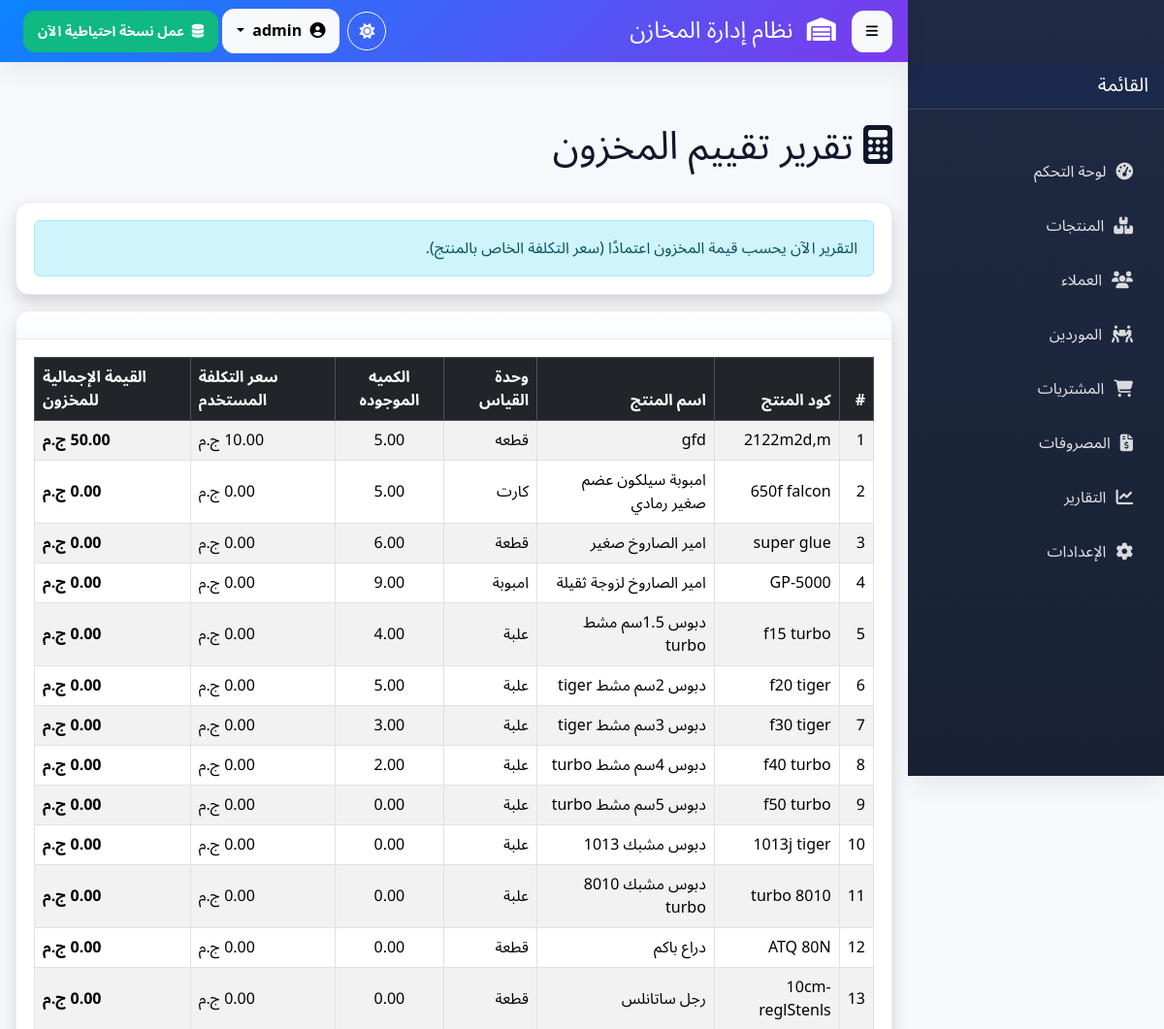
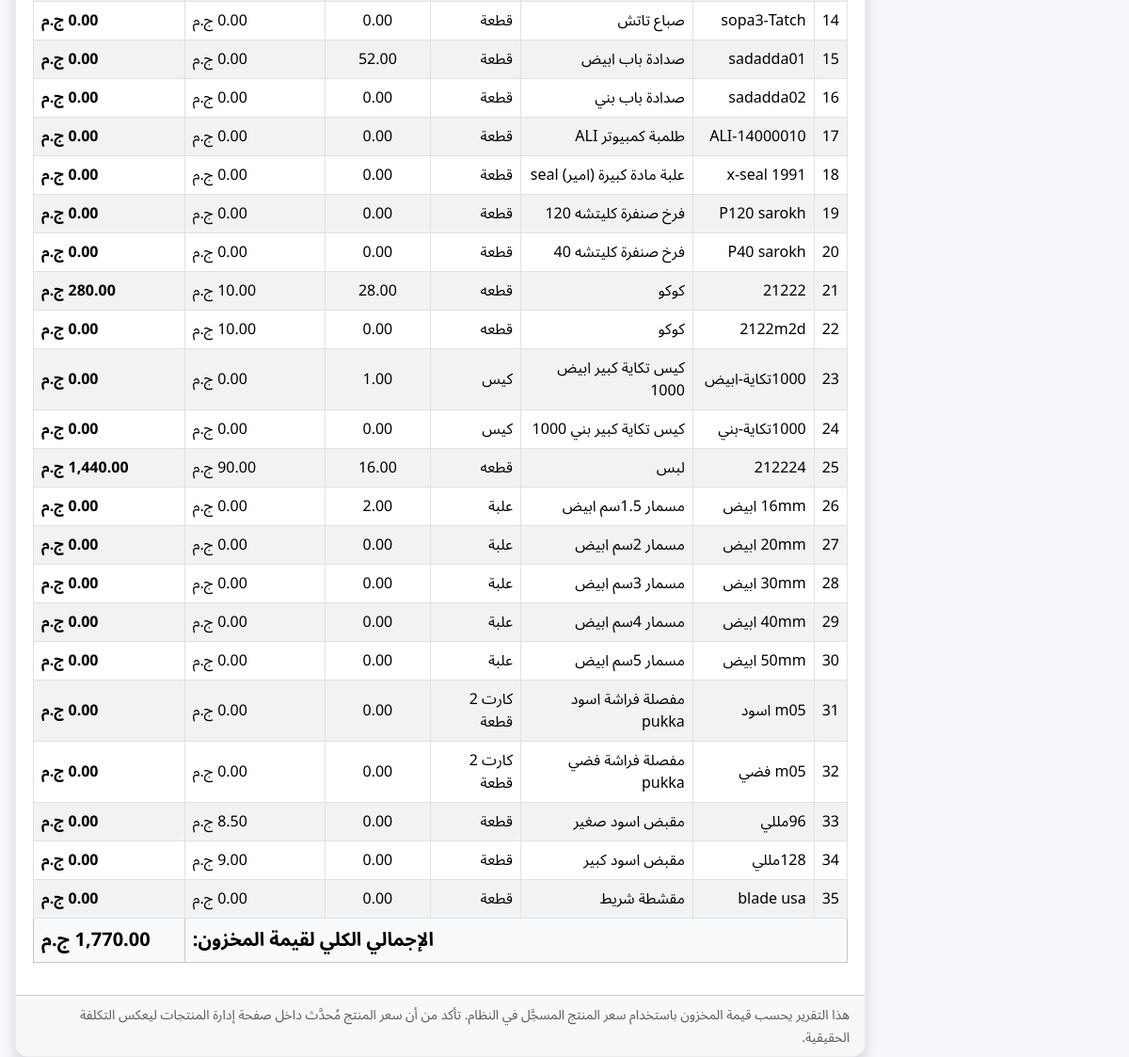
Screenshot of /admin/stock_valuation_report.php (signed in) with the database file from the repository (2 pictures, top to bottom).
### tables this page shows
CREATE TABLE `products` (
  `id` int(11) NOT NULL COMMENT 'المعرف التلقائي للمنتج',
  `product_code` varchar(50) NOT NULL COMMENT 'كود المنتج الفريد',
  `name` varchar(255) NOT NULL COMMENT 'اسم المنتج',
  `description` text DEFAULT NULL COMMENT 'وصف المنتج (اختياري)',
  `unit_of_measure` varchar(50) NOT NULL COMMENT 'وحدة القياس (مثال: قطعة، كجم، لتر)',
  `current_stock` decimal(10,2) NOT NULL DEFAULT 0.00 COMMENT 'الرصيد الحالي في المخزن',
  `reorder_level` decimal(10,2) NOT NULL DEFAULT 0.00 COMMENT 'حد إعادة الطلب (التنبيه عند وصول الرصيد إليه أو أقل)',
  `created_at` timestamp NOT NULL DEFAULT current_timestamp() COMMENT 'تاريخ الإنشاء',
  `updated_at` timestamp NULL DEFAULT NULL ON UPDATE current_timestamp() COMMENT 'تاريخ آخر تعديل',
  `cost_price` decimal(10,2) NOT NULL DEFAULT 0.00,
  `selling_price` decimal(10,2) NOT NULL,
  `retail_price` decimal(10,2) DEFAULT NULL COMMENT 'سعر البيع القطاعي (للعميل الفرد)'
);

### admin/stock_valuation_report.php (the view, shortened to what this page needs)
<?php
require_once dirname(__DIR__) . '/config.php';
$valuation_data = [];
$grand_total_stock_value = 0;
$price_source = 'product';
if ($price_source === 'product') {
    $sql = "SELECT
                p.id,
                p.product_code,
                p.name AS product_name,
                p.unit_of_measure,
                p.current_stock,
                COALESCE(p.cost_price, 0.00) AS cost_price_used,
                (p.current_stock * COALESCE(p.cost_price, 0.00)) AS stock_value
            FROM
                products p
            ORDER BY
                p.name ASC;";
} else if ($price_source === 'prefer_product') {
    $sql = "SELECT
                p.id,
                p.product_code,
                p.name AS product_name,
                p.unit_of_measure,
                p.current_stock,
                COALESCE(p.cost_price, last_purchase.cost_price_per_unit, 0.00) AS cost_price_used,
                (p.current_stock * COALESCE(p.cost_price, last_purchase.cost_price_per_unit, 0.00)) AS stock_value
            FROM
                products p
            LEFT JOIN
                (SELECT
                     pii.product_id,
                     pii.cost_price_per_unit
                 FROM purchase_invoice_items pii
                 INNER JOIN (
                     SELECT product_id, MAX(id) as max_pii_id
                     FROM purchase_invoice_items
                     GROUP BY product_id
                 ) latest_pii ON pii.id = latest_pii.max_pii_id
                ) AS last_purchase ON p.id = last_purchase.product_id
            ORDER BY
                p.name ASC;";
}
$result_valuation_report = $conn->query($sql);
if (!$result_valuation_report) {
    $message = "<div class='alert alert-danger'>حدث خطأ أثناء جلب بيانات تقييم المخزون: " . htmlspecialchars($conn->error) . "</div>";
} else {
    while ($row = $result_valuation_report->fetch_assoc()) {
        $row['current_stock'] = floatval($row['current_stock']);
        $row['cost_price_used'] = floatval($row['cost_price_used']);
        $row['stock_value'] = floatval($row['stock_value']);
        $valuation_data[] = $row;
        $grand_total_stock_value += $row['stock_value'];
    }
}
require_once BASE_DIR . 'partials/header.php';
require_once BASE_DIR . 'partials/sidebar.php';
?>
<div class="container mt-5 pt-3">
    <div class="d-flex justify-content-between align-items-center mb-4">
        <h1><i class="fas fa-calculator"></i> تقرير تقييم المخزون</h1>
    </div>
    <div class="card shadow mb-3">
        <div class="card-body">
            <div class="alert alert-info mb-0">التقرير الآن يحسب قيمة المخزون اعتمادًا (سعر التكلفة الخاص بالمنتج).</div>
        </div>
    </div>
    <div class="card shadow">
        <div class="card-header">
        </div>
        <div class="card-body">
            <div class="table-responsive">
                <table class="table table-striped table-hover table-bordered align-middle">
                    <thead class="table-dark">
                        <tr>
                            <th>#</th>
                            <th>كود المنتج</th>
                            <th>اسم المنتج</th>
                            <th>وحدة القياس</th>
                            <th class="text-center">الكميه الموجوده </th>
                            <th class="text-end">سعر التكلفة المستخدم</th>
                            <th class="text-end">القيمة الإجمالية للمخزون</th>
                        </tr>
                    </thead>
                    <tbody>
                        <?php if (!empty($valuation_data)): ?>
                            <?php $counter = 1; ?>
                            <?php foreach($valuation_data as $product_valuation): ?>
                                <tr>
                                    <td><?php echo $counter++; ?></td>
                                    <td><?php echo htmlspecialchars($product_valuation["product_code"]); ?></td>
                                    <td><?php echo htmlspecialchars($product_valuation["product_name"]); ?></td>
                                    <td><?php echo htmlspecialchars($product_valuation["unit_of_measure"]); ?></td>
                                    <td class="text-center"><?php echo number_format($product_valuation['current_stock'], 2); ?></td>
                                    <td class="text-end"><?php echo number_format($product_valuation['cost_price_used'], 2); ?> ج.م</td>
                                    <td class="text-end fw-bold"><?php echo number_format($product_valuation['stock_value'], 2); ?> ج.م</td>
                                </tr>
                            <?php endforeach; ?>
                        <?php else: ?>
                            <tr>
                                <td colspan="7" class="text-center">لا توجد بيانات منتجات لعرضها.</td>
                            </tr>
                        <?php endif; ?>
                    </tbody>
                    <?php if (!empty($valuation_data)): ?>
                    <tfoot class="table-light">
                        <tr>
                            <td colspan="6" class="text-end fw-bolder fs-5">الإجمالي الكلي لقيمة المخزون:</td>
                            <td class="text-end fw-bolder fs-5"><?php echo number_format($grand_total_stock_value, 2); ?> ج.م</td>
                        </tr>
                    </tfoot>
                    <?php endif; ?>
                </table>
            </div>
        </div>
        <div class="card-footer">
            <small class="text-muted">هذا التقرير يحسب قيمة المخزون باستخدام سعر المنتج المسجَّل في النظام. تأكد من أن سعر المنتج مُحدَّث داخل صفحة إدارة المنتجات ليعكس التكلفة الحقيقية.</small>
        </div>
    </div>
</div>
<?php
require_once BASE_DIR . 'partials/footer.php';
?>

### assets/css/index.css (style rules this page uses)
:root { --primary: #0b84ff; --primary-600: #0a6be0; --primary-700: #0a58c8; --flash-gradient: linear-gradient( 90deg, rgba(255, 255, 255, 0) 0%, rgba(255, 255, 255, 0.6) 50%, rgba(255, 255, 255, 0) 100%); --accent: #7c3aed; --accent-600: #6d28d9; --teal: #10b981; --amber: #f59e0b; --rose: #ef4444; --const:white; --bg: #f6f8fc; --surface: #ffffff; --surface-2: #f9fbff; --text: #0f172a; --text-soft: #334155; --muted: #64748b; --border: rgba(2,6,23,0.08); --radius: 14px; --radius-sm: 10px; --radius-lg: 20px; --shadow-1: 0 10px 24px rgba(15,23,42,0.06); --shadow-2: 0 12px 28px rgba(11,132,255,0.14); --ring: 0 0 0 4px rgba(11,132,255,0.18); --header-h: 64px; --sidebar-w: 264px; --sidebar-w-mini: 84px; --fast: .15s ease; --normal: .25s cubic-bezier(.2,.8,.2,1); --grad-1: linear-gradient(135deg, #0b84ff, #7c3aed); --grad-2: linear-gradient(135deg, #10b981, #0ea5e9); --grad-3: linear-gradient(135deg, #f59e0b, #ef4444); --grad-4: linear-gradient(135deg, #ef4444, #b91c1c); }
* { scrollbar-width: thin; scrollbar-color: var(--border) var(--surface); }
[data-app] { font-family: "Tajawal","Noto Sans Arabic",system-ui,-apple-system,Segoe UI,Roboto,Arial,sans-serif; color: var(--text); background: var(--bg); min-height: 100vh; -webkit-font-smoothing: antialiased; -moz-osx-font-smoothing: grayscale; }
[data-app] .container, [data-app] .container-fluid { padding-inline: 16px; }
::placeholder { color: var(--muted); opacity: 0.8; }
[data-app] .card { background: var(--surface); border: 1px solid var(--border); border-radius: var(--radius); box-shadow: var(--shadow-1); overflow: hidden; }
[data-app] .card-header { background: linear-gradient(180deg, var(--surface), var(--surface-2)); border-bottom: 1px solid var(--border); padding: 14px 16px; font-weight: 800; color: var(--text-soft); }
[data-app] .card-body { padding: 18px; }

### rows the page displays
products: product_code "2122m2d,m", name "gfd", unit_of_measure "قطعه", current_stock "5.00", cost_price_used "10.00"
products: product_code "650f falcon", name "امبوبة سيلكون عضم صغير رمادي", unit_of_measure "كارت", current_stock "5.00", cost_price_used "0.00"
products: product_code "super glue", name "امير الصاروخ صغير", unit_of_measure "قطعة", current_stock "6.00", cost_price_used "0.00"
products: product_code "GP-5000", name "امير الصاروخ لزوجة ثقيلة", unit_of_measure "امبوبة", current_stock "9.00", cost_price_used "0.00"
products: product_code "f15 turbo", name "دبوس 1.5سم مشط turbo", unit_of_measure "علبة", current_stock "4.00", cost_price_used "0.00"
products: product_code "f20 tiger", name "دبوس 2سم مشط tiger", unit_of_measure "علبة", current_stock "5.00", cost_price_used "0.00"
products: product_code "f30 tiger", name "دبوس 3سم مشط tiger", unit_of_measure "علبة", current_stock "3.00", cost_price_used "0.00"
products: product_code "f40 turbo", name "دبوس 4سم مشط turbo", unit_of_measure "علبة", current_stock "2.00", cost_price_used "0.00"
products: product_code "f50 turbo", name "دبوس 5سم مشط turbo", unit_of_measure "علبة", current_stock "0.00", cost_price_used "0.00"
products: product_code "1013j tiger", name "دبوس مشبك 1013", unit_of_measure "علبة", current_stock "0.00", cost_price_used "0.00"
products: product_code "8010 turbo", name "دبوس مشبك 8010 turbo", unit_of_measure "علبة", current_stock "0.00", cost_price_used "0.00"
products: product_code "ATQ 80N", name "دراع باكم", unit_of_measure "قطعة", current_stock "0.00", cost_price_used "0.00"
products: product_code "10cm-reglStenls", name "رجل ساتانلس", unit_of_measure "قطعة", current_stock "0.00", cost_price_used "0.00"
products: product_code "sopa3-Tatch", name "صباع تاتش", unit_of_measure "قطعة", current_stock "0.00", cost_price_used "0.00"
products: product_code "sadadda01", name "صدادة باب ابيض", unit_of_measure "قطعة", current_stock "52.00", cost_price_used "0.00"
products: product_code "sadadda02", name "صدادة باب بني", unit_of_measure "قطعة", current_stock "0.00", cost_price_used "0.00"
products: product_code "14000010-ALI", name "طلمبة كمبيوتر ALI", unit_of_measure "قطعة", current_stock "0.00", cost_price_used "0.00"
products: product_code "x-seal 1991", name "علبة مادة كبيرة (امير) seal", unit_of_measure "قطعة", current_stock "0.00", cost_price_used "0.00"
products: product_code "P120 sarokh", name "فرخ صنفرة كليتشه 120", unit_of_measure "قطعة", current_stock "0.00", cost_price_used "0.00"
products: product_code "P40 sarokh", name "فرخ صنفرة كليتشه 40", unit_of_measure "قطعة", current_stock "0.00", cost_price_used "0.00"
products: product_code "21222", name "كوكو", unit_of_measure "قطعه", current_stock "28.00", cost_price_used "10.00"
products: product_code "2122m2d", name "كوكو", unit_of_measure "قطعه", current_stock "0.00", cost_price_used "10.00"
products: product_code "1000تكاية-ابيض", name "كيس تكاية كبير ابيض 1000", unit_of_measure "كيس", current_stock "1.00", cost_price_used "0.00"
products: product_code "1000تكاية-بني", name "كيس تكاية كبير بني 1000", unit_of_measure "كيس", current_stock "0.00", cost_price_used "0.00"
products: product_code "212224", name "لبس", unit_of_measure "قطعه", current_stock "16.00", cost_price_used "90.00"
products: product_code "16mm ابيض", name "مسمار 1.5سم ابيض", unit_of_measure "علبة", current_stock "2.00", cost_price_used "0.00"
products: product_code "20mm ابيض", name "مسمار 2سم ابيض", unit_of_measure "علبة", current_stock "0.00", cost_price_used "0.00"
products: product_code "30mm ابيض", name "مسمار 3سم ابيض", unit_of_measure "علبة", current_stock "0.00", cost_price_used "0.00"
products: product_code "40mm ابيض", name "مسمار 4سم ابيض", unit_of_measure "علبة", current_stock "0.00", cost_price_used "0.00"
products: product_code "50mm ابيض", name "مسمار 5سم ابيض", unit_of_measure "علبة", current_stock "0.00", cost_price_used "0.00"
products: product_code "m05 اسود", name "مفصلة فراشة اسود pukka", unit_of_measure "كارت 2 قطعة", current_stock "0.00", cost_price_used "0.00"
products: product_code "m05 فضي", name "مفصلة فراشة فضي pukka", unit_of_measure "كارت 2 قطعة", current_stock "0.00", cost_price_used "0.00"
products: product_code "96مللي", name "مقبض اسود صغير", unit_of_measure "قطعة", current_stock "0.00", cost_price_used "8.50"
products: product_code "128مللي", name "مقبض اسود كبير", unit_of_measure "قطعة", current_stock "0.00", cost_price_used "9.00"
products: product_code "blade usa", name "مقشطة شريط", unit_of_measure "قطعة", current_stock "0.00", cost_price_used "0.00"
